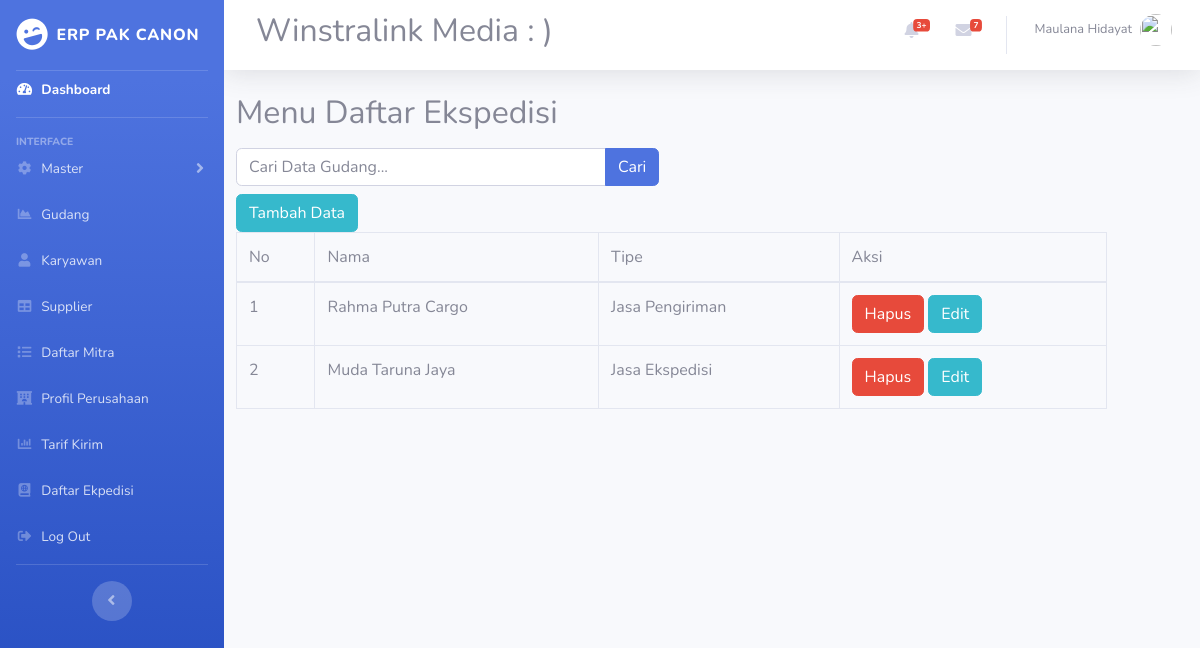
/index.php/ekspedisi, run on the app's committed database.
### tables this page shows
CREATE TABLE `daftarekspedisi` (
  `id` int(11) NOT NULL,
  `nama` varchar(50) NOT NULL,
  `tipe` varchar(50) NOT NULL
);

### application/controllers/Ekspedisi.php (called while the page is built, shortened)
<?php
class Ekspedisi extends CI_Controller {
    public function __construct(){
        $this->load->model('m_ekspedisi');
        $this->load->library('form_validation');
    }
    public function index(){
        $topik['judul'] = 'Halaman Menu Ekspedisi';
        $data['daftarekspedisi'] = $this->m_ekspedisi->tampil_data();
        $this->load->view('templates/header',$topik);
        $this->load->view('daftarekspedisi/index',$data);
        $this->load->view('templates/footer');
    }
}

### index.php (called while the page is built, shortened)
<?php
require_once BASEPATH.'core/CodeIgniter.php';

### application/models/m_ekspedisi.php (called while the page is built, shortened)
<?php
class M_ekspedisi extends CI_Model
{
    public function tampil_data(){
        return $this->db->get('daftarekspedisi')->result_array();
    }
}

### application/views/daftarekspedisi/index.php (the view, shortened to what this page needs)
<div class="content-wrapper col-11">
<section class="content-header ml mt-2 auto">
<h2>
    Menu Daftar Ekspedisi
    <div class="row mt-3">
    <div class="col-md-6">
        <form action="" method="post">
            <div class="input-group">
            <input type="text" name="keyword" id="" placeholder="Cari Data Gudang..." class="form-control" autocomplete="off">
            <div class="input-group-append">
                <button type="submit" class="btn btn-primary">Cari</button>
            </div>
            </div>
        </form>
    </div>
</div>
</h2>
<div>
<div class="">
<a href="<?= base_url('gudang/tambah');?>" class="btn btn-info">Tambah Data</a>
<div class="table-responsive">
<table class="table table-bordered" id="dataTable" width="100%" cellspacing="0">
<thead>
<tr>
    <td>No</td>
    <td class="center">Nama</td>
    <td class="center">Tipe</td>
    <td class="center">Aksi</td>
</tr>
</thead>
<tbody>
<tr>
    <?php $i=1;?>
    <?php foreach ($daftarekspedisi as $drp) :?>
    <td><?=$i;?></td>
    <td><?=$drp['nama'];?></td>
    <td><?=$drp['tipe'];?></td>
    <td>
        <a href="<?=base_url();?>dosen/hapus/<?=$drp['id'];?>" class="btn btn-danger" onclick="return confirm('Yakin ingin dihapus');">Hapus</a>
        <a href="<?=base_url();?>dosen/edit/<?=$drp['id'];?>" class="btn btn-info">Edit</a>
    </td>
</tr>
<?php $i++;?>
    <?php endforeach;?>
</tbody>
</table>
    </div>
</div>

### data on the page
daftarekspedisi: nama "Rahma Putra Cargo", tipe "Jasa Pengiriman"
daftarekspedisi: nama "Muda Taruna Jaya", tipe "Jasa Ekspedisi"
